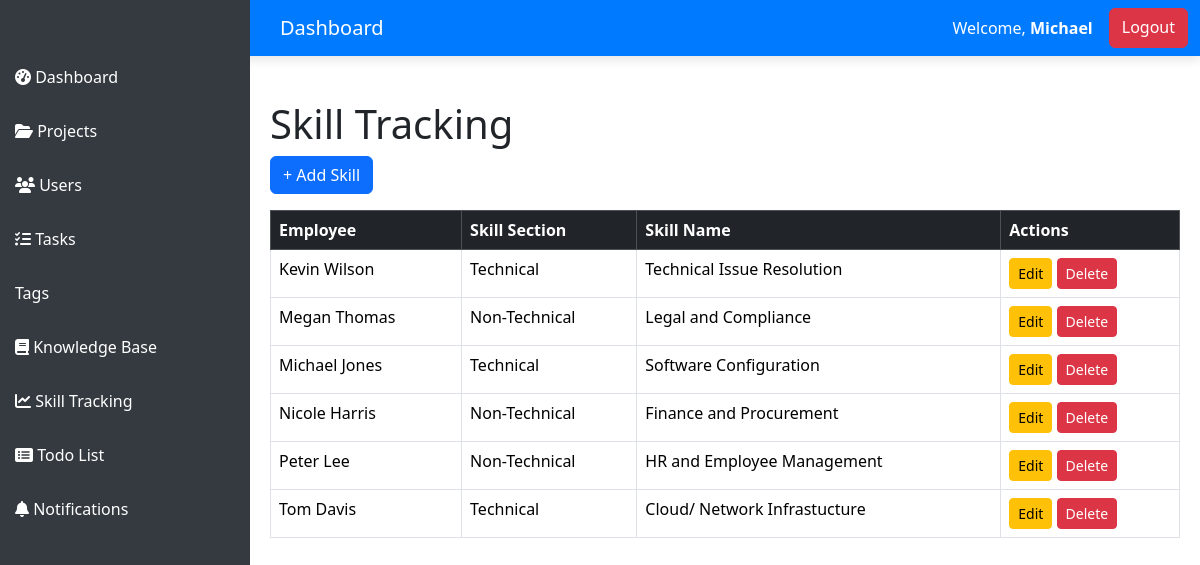
Screenshot of /pages/skills.php (signed in) with the database file from the repository.
### tables this page shows
CREATE TABLE `user_knowledge` (
  `user_id` int(255) NOT NULL,
  `knowledge_id` int(255) NOT NULL,
  `heading` text NOT NULL
);

CREATE TABLE `users_info` (
  `user_id` int(11) NOT NULL,
  `email` varchar(255) NOT NULL,
  `first_name` varchar(50) NOT NULL,
  `last_name` varchar(50) NOT NULL,
  `contact_number` varchar(20) NOT NULL,
  `status` enum('Active','Inactive') NOT NULL
);

### pages/skills.php (the view, shortened to what this page needs)
<?php
include "../config/db.php";
include "../includes/header.php";
include "../includes/sidebar.php";
$query = "SELECT uk.*, ui.first_name, ui.last_name, ka.knowledge_section, ka.Heading
          FROM `user_knowledge` uk
          JOIN `users_info` ui ON uk.user_id = ui.user_id
          JOIN `Knowledge Area` ka ON uk.knowledge_id = ka.knowledge_id
          ORDER BY ui.first_name ASC";
$result = $conn->query($query);
?>
<div class="content">
    <h1>Skill Tracking</h1>
    <button class="btn btn-primary mb-3" data-bs-toggle="modal" data-bs-target="#addSkillModal">+ Add Skill</button>
    <table class="table table-bordered">
        <thead class="table-dark">
            <tr>
                <th>Employee</th>
                <th>Skill Section</th>
                <th>Skill Name</th>
                <th>Actions</th>
            </tr>
        </thead>
        <tbody>
            <?php while ($row = $result->fetch_assoc()) { ?>
                <tr>
                    <td><?= $row['first_name'] . " " . $row['last_name']; ?></td>
                    <td><?= $row['knowledge_section']; ?></td>
                    <td><?= $row['Heading']; ?></td>
                    <td>
                        <button class="btn btn-warning btn-sm edit-btn"
                                data-id="<?= $row['user_id']; ?>"
                                data-old-knowledge="<?= $row['knowledge_id']; ?>"
                                data-knowledge="<?= $row['knowledge_id']; ?>"
                                data-name="<?= $row['Heading']; ?>"
                                data-bs-toggle="modal" data-bs-target="#editSkillModal">
                            Edit
                        </button>
                        <button class="btn btn-danger btn-sm delete-btn" data-id="<?= $row['user_id']; ?>" data-knowledge="<?= $row['knowledge_id']; ?>">Delete</button>
                    </td>
                </tr>
            <?php } ?>
        </tbody>
    </table>
</div>
</body>
</html>

### includes/header.php (style rules this page uses)
body { padding-top: 56px; }

### includes/sidebar.php (style rules this page uses)
.content { margin-left: 250px; padding: 20px; }

### rows the page displays
user_knowledge: user.first_name "Kevin", user.last_name "Wilson", knowledge.knowledge_section "Technical", knowledge.Heading "Technical Issue Resolution"
user_knowledge: user.first_name "Megan", user.last_name "Thomas", knowledge.knowledge_section "Non-Technical", knowledge.Heading "Legal and Compliance"
user_knowledge: user.first_name "Michael", user.last_name "Jones", knowledge.knowledge_section "Technical", knowledge.Heading "Software Configuration"
user_knowledge: user.first_name "Nicole", user.last_name "Harris", knowledge.knowledge_section "Non-Technical", knowledge.Heading "Finance and Procurement"
user_knowledge: user.first_name "Peter", user.last_name "Lee", knowledge.knowledge_section "Non-Technical", knowledge.Heading "HR and Employee Management"
user_knowledge: user.first_name "Tom", user.last_name "Davis", knowledge.knowledge_section "Technical", knowledge.Heading "Cloud/ Network Infrastucture"

### other values shown
$_SESSION['user_name'] "Michael"
